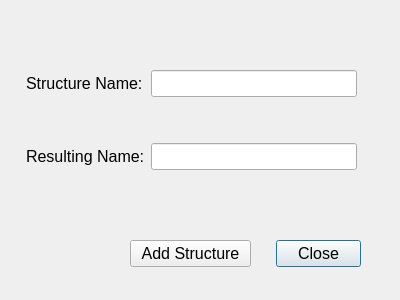
<?xml version="1.0" encoding="UTF-8"?>
<ui version="4.0">
 <class>CreatePlanningAssistDialog</class>
 <widget class="QDialog" name="CreatePlanningAssistDialog">
  <property name="geometry">
   <rect>
    <x>0</x>
    <y>0</y>
    <width>400</width>
    <height>300</height>
   </rect>
  </property>
  <property name="windowTitle">
   <string>Dialog</string>
  </property>
  <widget class="QWidget" name="gridLayoutWidget">
   <property name="geometry">
    <rect>
     <x>26</x>
     <y>30</y>
     <width>331</width>
     <height>181</height>
    </rect>
   </property>
   <layout class="QGridLayout" name="gridLayout">
    <item row="0" column="0">
     <widget class="QLabel" name="structure_name_label">
      <property name="font">
       <font>
        <pointsize>12</pointsize>
       </font>
      </property>
      <property name="text">
       <string>Structure Name:</string>
      </property>
     </widget>
    </item>
    <item row="1" column="0">
     <widget class="QLabel" name="resulting_name_label">
      <property name="font">
       <font>
        <pointsize>12</pointsize>
       </font>
      </property>
      <property name="text">
       <string>Resulting Name:</string>
      </property>
     </widget>
    </item>
    <item row="0" column="1">
     <widget class="QLineEdit" name="structure_name_line_edit">
      <property name="font">
       <font>
        <pointsize>12</pointsize>
       </font>
      </property>
     </widget>
    </item>
    <item row="1" column="1">
     <widget class="QLineEdit" name="resulting_name_line_edit">
      <property name="font">
       <font>
        <pointsize>12</pointsize>
       </font>
      </property>
      <property name="readOnly">
       <bool>true</bool>
      </property>
     </widget>
    </item>
   </layout>
  </widget>
  <widget class="QPushButton" name="close_button">
   <property name="geometry">
    <rect>
     <x>276</x>
     <y>240</y>
     <width>85</width>
     <height>27</height>
    </rect>
   </property>
   <property name="font">
    <font>
     <pointsize>12</pointsize>
    </font>
   </property>
   <property name="text">
    <string>Close</string>
   </property>
  </widget>
  <widget class="QPushButton" name="add_planning_assist_structure_button">
   <property name="geometry">
    <rect>
     <x>130</x>
     <y>240</y>
     <width>121</width>
     <height>27</height>
    </rect>
   </property>
   <property name="font">
    <font>
     <pointsize>12</pointsize>
    </font>
   </property>
   <property name="text">
    <string>Add Structure</string>
   </property>
  </widget>
 </widget>
 <resources/>
 <connections/>
</ui>
